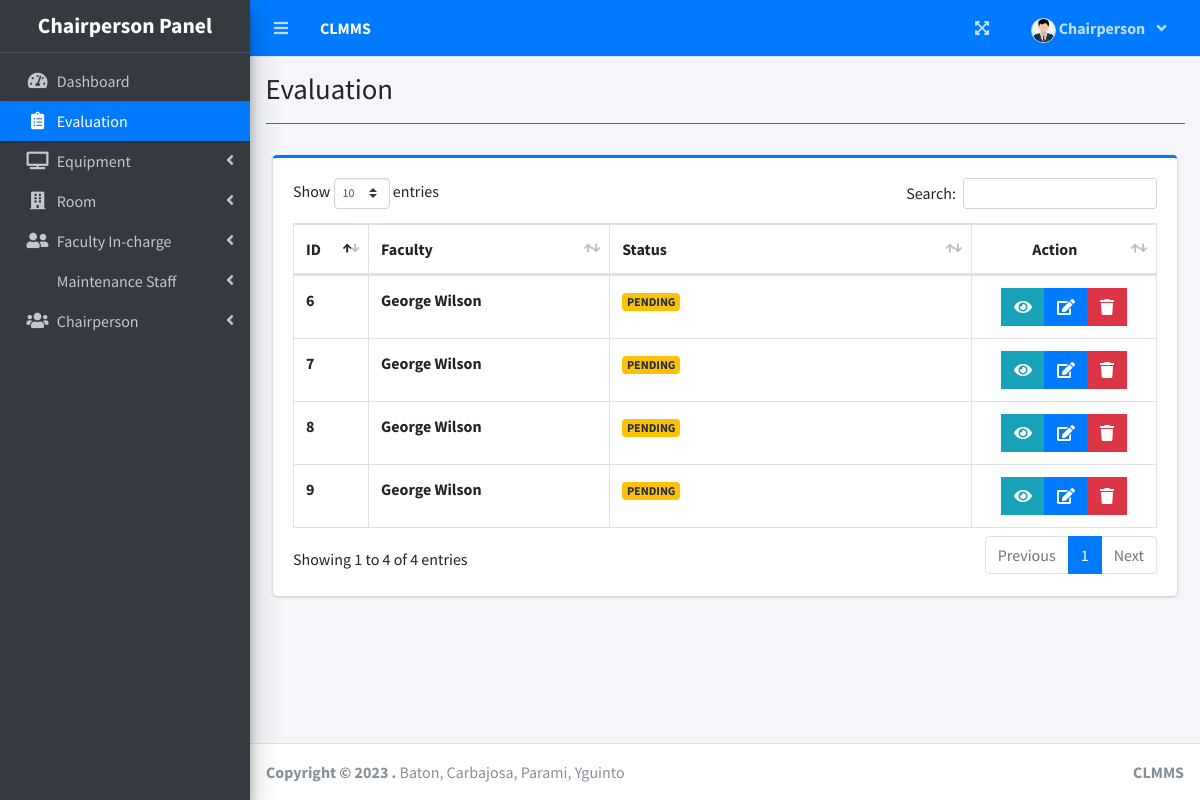
The page /index.php?page=evaluation (signed in) on the database as committed earlier.
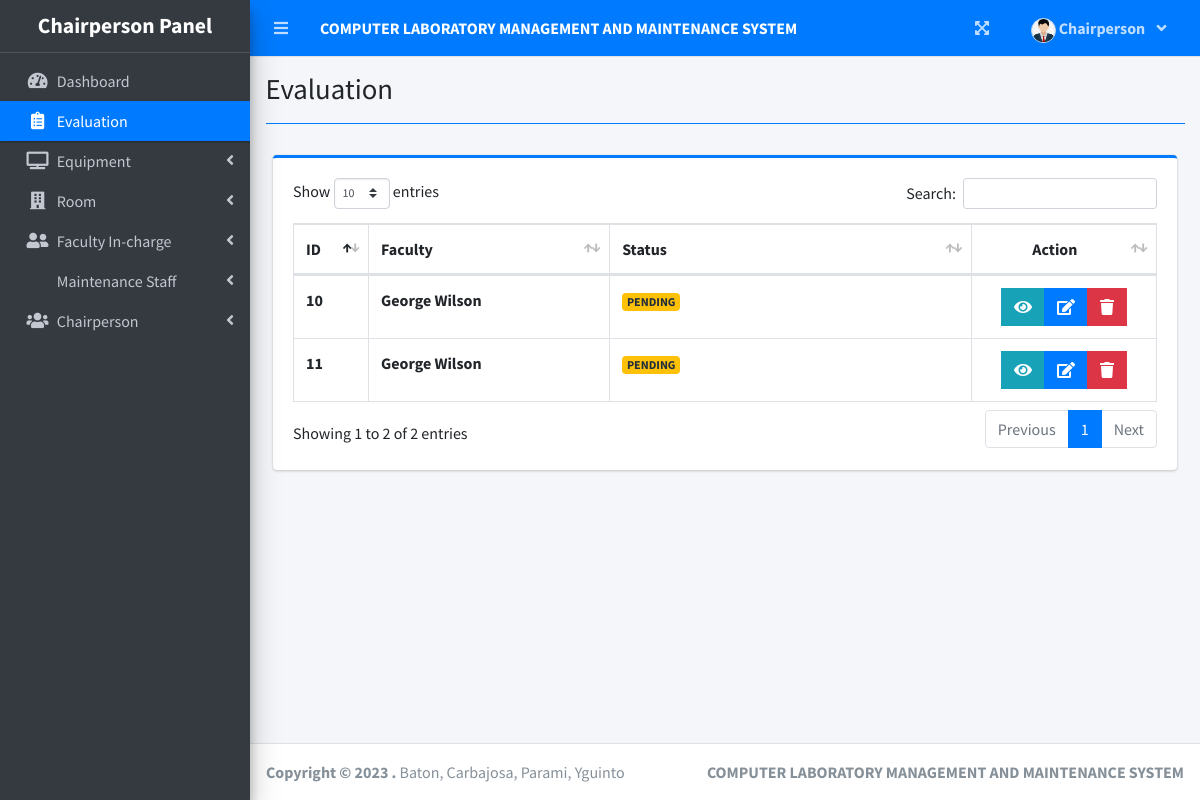
The same page on the database as committed later.
### tables this page shows
CREATE TABLE `tbl_evaluation` (
  `id` int(11) NOT NULL,
  `user_id` int(11) NOT NULL,
  `report_id` int(11) NOT NULL,
  `service` varchar(100) DEFAULT NULL,
  `response` varchar(100) DEFAULT NULL,
  `quality` varchar(100) DEFAULT NULL,
  `communication` varchar(100) DEFAULT NULL,
  `experience` varchar(100) DEFAULT NULL,
  `troubleshooting` varchar(100) DEFAULT NULL,
  `clean_orderly` varchar(100) DEFAULT NULL,
  `overall` varchar(100) DEFAULT NULL,
  `core_services` text DEFAULT NULL,
  `improvement` text DEFAULT NULL,
  `status` int(11) NOT NULL DEFAULT 0
);

CREATE TABLE `faculty_list` (
  `id` int(30) NOT NULL,
  `school_id` varchar(100) NOT NULL,
  `firstname` varchar(200) NOT NULL,
  `lastname` varchar(200) NOT NULL,
  `email` varchar(200) NOT NULL,
  `password` text NOT NULL,
  `avatar` text NOT NULL DEFAULT 'no-image-available.png',
  `date_created` datetime NOT NULL DEFAULT current_timestamp()
);

### admin/evaluation.php (the view, shortened to what this page needs)
<?php include'db_connect.php' ?>
<div class="col-lg-12">
	<div class="card card-outline card-primary">
		<div class="card-body">
			<table class="table tabe-hover table-bordered" id="evaluation_list">
				<colgroup>
					<col width="5%">
					<col width="20%">
					<col width="30%">
					<col width="10%">
				</colgroup>
				<thead>
					<tr>
						<th>ID</th>
						<th>Faculty</th>
                        <th>Status</th>
                        <th style="text-align: center;">Action</th>
					</tr>
				</thead>
				<tbody>
					<?php
					$qry = $conn->query("SELECT * FROM `tbl_evaluation` order by id asc");
					while($row= $qry->fetch_assoc()):
					?>
					<tr>
						<td><b><?= $row['id'] ?></b></td>
						<td><b><?php
						$fac = $conn->query("SELECT * FROM faculty_list where id = ".$row['user_id'])->fetch_array();
						echo ucwords($fac['firstname'].' '.$fac['lastname']);
						?></b></td>
						<td>
							<b>
								<?php if($row['status'] == 1): ?>
									<span class="badge badge-success">ACCEPTED</span>
								<?php elseif($row['status'] == 2): ?>
									<span class="badge badge-danger">REJECTED</span>
								<?php else: ?>
									<span class="badge badge-warning">PENDING</span>
								<?php endif; ?>
							</b>
						</td>
						<td class="text-center">
		                    <div class="btn-group">
								<a href="javascript:void(0)" data-id="<?= $row['id'] ?>" class="btn btn-info btn-flat view_evaluation">
		                          <i class="fas fa-eye"></i>
								</a>
		                        <a href="javascript:void(0)" data-id="<?= $row['id'] ?>" class="btn btn-primary btn-flat manage_evaluation">
		                          <i class="fas fa-edit"></i>
		                        </a>
		                        <button type="button"  class="btn btn-danger btn-flat delete_evaluation" data-id="<?= $row['id'] ?>">
		                          <i class="fas fa-trash"></i>
		                        </button>
	                      </div>
						</td>
					</tr>
				<?php endwhile; ?>
				</tbody>
			</table>
		</div>
	</div>
</div>

### index.php (shortened to what this page needs)
<!DOCTYPE html>
<html lang="en">
<?php
	include 'header.php'
?>
<body class="hold-transition sidebar-mini layout-fixed layout-navbar-fixed layout-footer-fixed">
<div class="wrapper">
  <?php include 'topbar.php' ?>
  <?php include $_SESSION['login_view_folder'].'sidebar.php' ?>
  <div class="content-wrapper">
    <div class="content-header">
      <div class="container-fluid">
        <div class="row mb-2">
          <div class="col-sm-6">
            <h1 class="m-0"><?php echo $title ?></h1>
          </div>
        </div>
            <hr class="border-primary">
      </div>
    </div>
    <section class="content">
      <div class="container-fluid">
         <?php
            $page = isset($_GET['page']) ? $_GET['page'] : 'home';
            if(!file_exists($_SESSION['login_view_folder'].$page.".php")){
                include '404.html';
            }else{
            include $_SESSION['login_view_folder'].$page.'.php';
            }
          ?>
      </div>
    </section>
  </div>
  <footer class="main-footer">
    <strong>Copyright &copy; 2023 <a href="https://www.campcodes.com"></a>.</strong>
    Baton, Carbajosa, Parami, Yguinto
    <div class="float-right d-none d-sm-inline-block">
      <b><?php echo $_SESSION['system']['name'] ?></b>
    </div>
  </footer>
</div>
</body>
</html>

### header.php (shortened to what this page needs)
<head>
  <?php
  $title = isset($_GET['page']) ? ucwords(str_replace("_", ' ', $_GET['page'])) : "Home";
  ?>
  <link rel="stylesheet" href="assets/plugins/fontawesome-free/css/all.min.css">
  <link rel="stylesheet" href="https://code.ionicframework.com/ionicons/2.0.1/css/ionicons.min.css">
  <link rel="stylesheet" href="assets/plugins/overlayScrollbars/css/OverlayScrollbars.min.css">
  <link rel="stylesheet" href="assets/plugins/datatables-bs4/css/dataTables.bootstrap4.min.css">
  <link rel="stylesheet" href="assets/plugins/datatables-responsive/css/responsive.bootstrap4.min.css">
  <link rel="stylesheet" href="assets/plugins/datatables-buttons/css/buttons.bootstrap4.min.css">
  <link rel="stylesheet" href="assets/plugins/select2/css/select2.min.css">
  <link rel="stylesheet" href="assets/plugins/select2-bootstrap4-theme/select2-bootstrap4.min.css">
  <link rel="stylesheet" href="assets/plugins/sweetalert2-theme-bootstrap-4/bootstrap-4.min.css">
  <link rel="stylesheet" href="assets/plugins/jquery-ui/jquery-ui.min.css">
  <link rel="stylesheet" href="assets/plugins/toastr/toastr.min.css">
  <link rel="stylesheet" href="assets/plugins/dropzone/min/dropzone.min.css">
  <link rel="stylesheet" href="assets/dist/css/jquery.datetimepicker.min.css">
  <link rel="stylesheet" href="assets/plugins/icheck-bootstrap/icheck-bootstrap.min.css">
  <link rel="stylesheet" href="assets/plugins/bootstrap4-toggle/css/bootstrap4-toggle.min.css">
  <link rel="stylesheet" href="assets/dist/css/adminlte.min.css">
  <link rel="stylesheet" href="assets/dist/css/styles.css">
  <link rel="stylesheet" href="assets/plugins/summernote/summernote-bs4.min.css">
</head>

### topbar.php (shortened to what this page needs)
<nav class="main-header navbar navbar-expand navbar-primary navbar-dark ">
  <ul class="navbar-nav">
    <?php if(isset($_SESSION['login_id'])): ?>
    <li class="nav-item">
      <a class="nav-link" data-widget="pushmenu" href="" role="button"><i class="fas fa-bars"></i></a>
    </li>
  <?php endif; ?>
    <li>
      <a class="nav-link text-white"  href="./" role="button"> <large><b><?php echo $_SESSION['system']['name'] ?></b></large></a>
    </li>
  </ul>
  <ul class="navbar-nav ml-auto">
    <li class="nav-item">
      <a class="nav-link" data-widget="fullscreen" href="#" role="button">
        <i class="fas fa-expand-arrows-alt"></i>
      </a>
    </li>
   <li class="nav-item dropdown">
          <a class="nav-link"  data-toggle="dropdown" aria-expanded="true" href="javascript:void(0)">
            <span>
              <div class="d-felx badge-pill">
                <span class=""><img src="assets/uploads/<?php echo $_SESSION['login_avatar'] ?>" alt="" class="user-img border "></span>
                <span><b><?php echo ucwords($_SESSION['login_firstname']) ?></b></span>
                <span class="fa fa-angle-down ml-2"></span>
              </div>
            </span>
          </a>
    </li>
  </ul>
</nav>

### admin/sidebar.php (shortened to what this page needs)
<aside class="main-sidebar sidebar-dark-primary elevation-4">
  <div class="dropdown">
 	<a href="./" class="brand-link">
      <h3 class="text-center p-0 m-0"><b>Chairperson Panel</b></h3>
  </a>
  </div>
  <div class="sidebar">
    <nav class="mt-2">
      <ul class="nav nav-pills nav-sidebar flex-column nav-flat" data-widget="treeview" role="menu" data-accordion="false">
       <li class="nav-item dropdown">
          <a href="./" class="nav-link nav-home">
            <i class="nav-icon fas fa-tachometer-alt"></i>
            <p>
              Dashboard
            </p>
          </a>
        </li>
        <li class="nav-item dropdown">
          <a href="./index.php?page=evaluation" class="nav-link nav-evaluation">
            <i class="nav-icon fas fa-clipboard-list"></i>
            <p>
              Evaluation
            </p>
          </a>
        </li>
        <li class="nav-item">
          <a href="#" class="nav-link nav-edit_equipment">
            <i class="nav-icon fas fa-tv"></i>
            <p>
              Equipment
              <i class="right fas fa-angle-left"></i>
            </p>
          </a>
        </li>
        <li class="nav-item">
          <a href="#" class="nav-link nav-edit_room">
            <i class="nav-icon fas fa-building"></i>
            <p>
              Room
              <i class="right fas fa-angle-left"></i>
            </p>
          </a>
        </li>
        <li class="nav-item">
          <a href="#" class="nav-link nav-edit_faculty">
            <i class="nav-icon fas fa-user-friends"></i>
            <p>
              Faculty In-charge
              <i class="right fas fa-angle-left"></i>
            </p>
          </a>
        </li>
        <li class="nav-item">
          <a href="#" class="nav-link nav-edit_student">
            <p>
               Maintenance Staff
              <i class="right fas fa-angle-left"></i>
            </p>
          </a>
        </li>
        <li class="nav-item">
          <a href="#" class="nav-link nav-edit_user">
            <i class="nav-icon fas fa-users"></i>
            <p>
              Chairperson
              <i class="right fas fa-angle-left"></i>
            </p>
          </a>
        </li>
      </ul>
    </nav>
  </div>
</aside>

### topbar.php (style rules this page uses)
.user-img { border-radius: 50%; height: 25px; width: 25px; object-fit: cover; }

### admin/sidebar.php (style rules this page uses)
h3, .h3 { font-size: 1.35rem; }

Rows that differ between the two databases and show on the page:
removed tbl_evaluation: id "6", faculty_list.firstname+lastname "George Wilson", status "PENDING"
removed tbl_evaluation: id "7", faculty_list.firstname+lastname "George Wilson", status "PENDING"
removed tbl_evaluation: id "8", faculty_list.firstname+lastname "George Wilson", status "PENDING"
removed tbl_evaluation: id "9", faculty_list.firstname+lastname "George Wilson", status "PENDING"
added tbl_evaluation: id "10", faculty_list.firstname+lastname "George Wilson", status "PENDING"
added tbl_evaluation: id "11", faculty_list.firstname+lastname "George Wilson", status "PENDING"
Other text that changed with them:
$_SESSION['system']['name']: "CLMMS" → "COMPUTER LABORATORY MANAGEMENT AND MAINTENANCE SYSTEM"
text written by a page script: "Show entries Search: Showing 1 to 4 of 4 entries Previous 1 Next" → "Show entries Search: Showing 1 to 2 of 2 entries Previous 1 Next"
